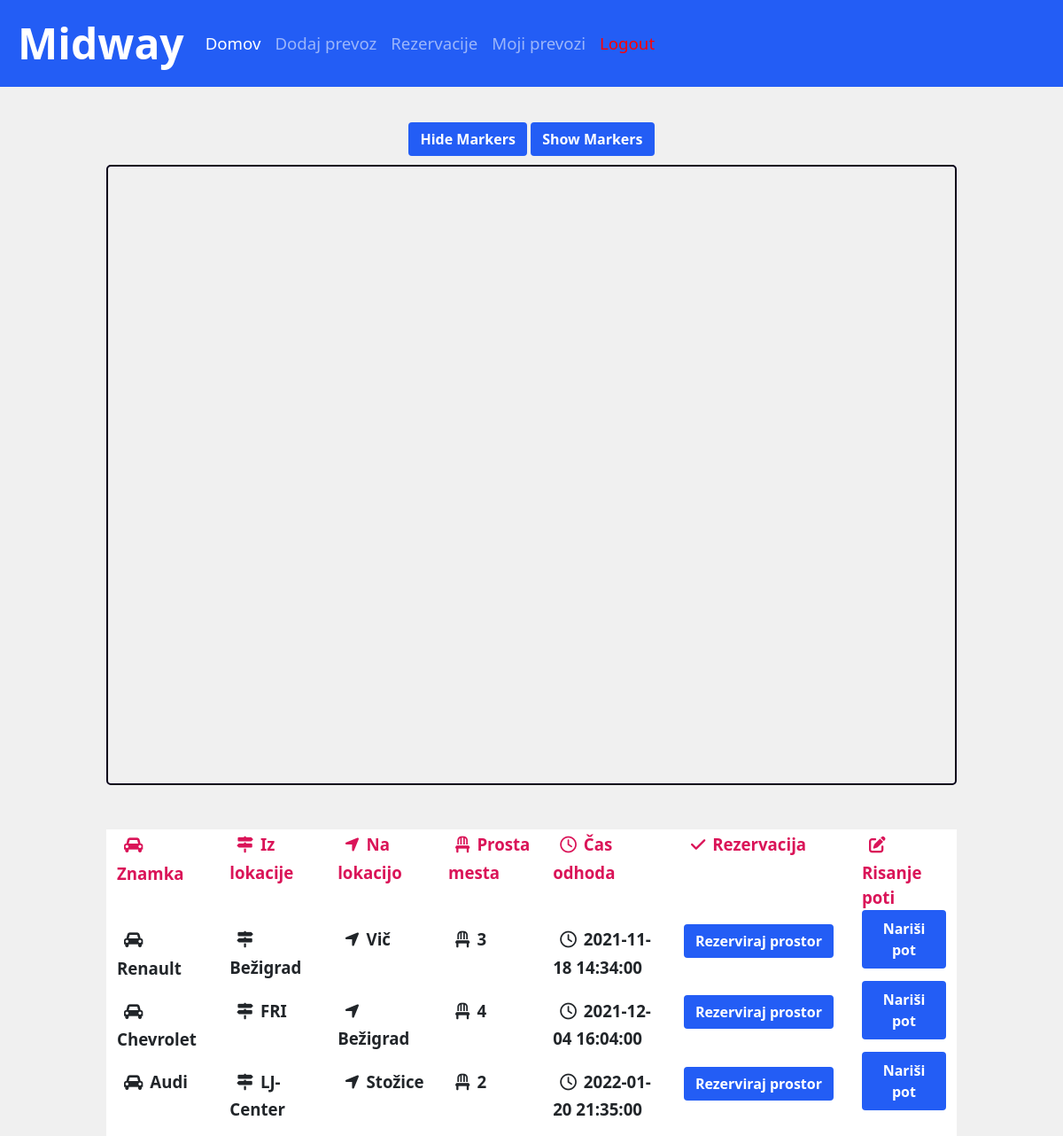
/index.php (signed in), run on an earlier commit of the app's database.
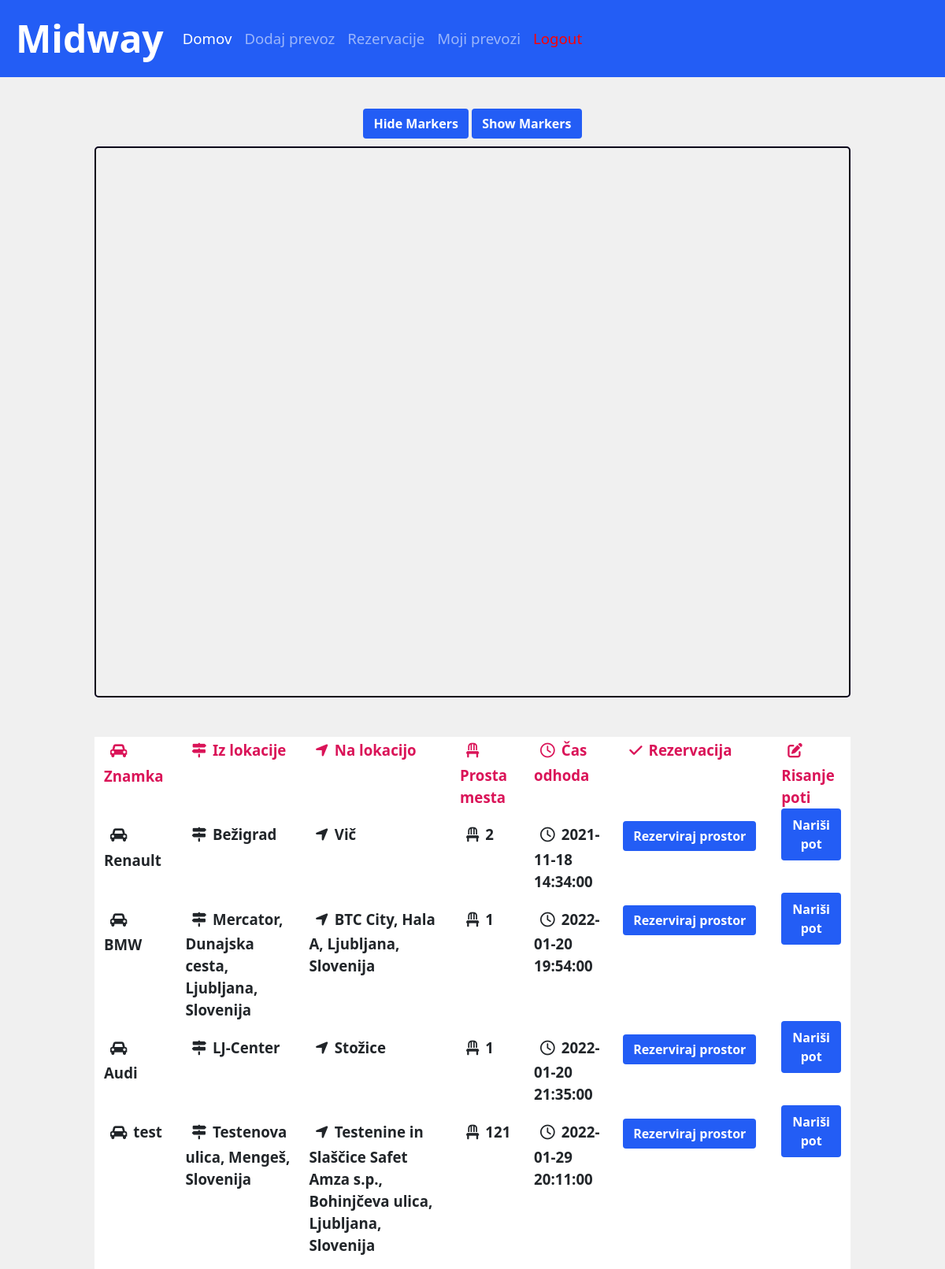
And on a later commit of the database.
### tables this page shows
CREATE TABLE `prevozi` (
  `idprevozi` int(11) NOT NULL,
  `znamka` varchar(100) NOT NULL,
  `barva` varchar(100) NOT NULL,
  `iz` varchar(100) DEFAULT NULL,
  `v` varchar(100) DEFAULT NULL,
  `prostor` int(11) DEFAULT NULL,
  `cas` datetime DEFAULT NULL,
  `uporabnik_uporabnikid` int(11) NOT NULL
);

### index.php (the view, shortened to what this page needs)
<!DOCTYPE html>
<html>
  	<head>
		<link href="https://cdn.jsdelivr.net/npm/bootstrap@5.1.3/dist/css/bootstrap.min.css" rel="stylesheet">
		<link rel="stylesheet" type="text/css" href="./style.css" />
		<link rel="stylesheet" href="https://cdnjs.cloudflare.com/ajax/libs/font-awesome/4.7.0/css/font-awesome.min.css">
  	</head>
  	<body>
  	<nav class="navbar navbar-expand-lg navbar-dark bg-dark">
		<a class="navbar-brand">Midway</a>
		<div class="collapse navbar-collapse" id="navbarNavAltMarkup">
			<div class="navbar-nav">
			<a class="nav-item nav-link active" href="index.php">Domov</a>
			<a class="nav-item nav-link" href="prevoz.php">Dodaj prevoz</a>
			<a class="nav-item nav-link" href="rezervacije.php">Rezervacije</a>
			<a class="nav-item nav-link" href="mojiprevozi.php">Moji prevozi</a>
			<a class="nav-item nav-link" href="index.php?logout='1'" style="color:red">Logout</a>
			</div>
		</div>
	</nav>
	<div id="floating-panel" class="col-4">
      <input id="hide-markers" class="btn" type="button" value="Hide Markers" />
	  <input id="show-markers" class="btn" type="button" value="Show Markers" />
    </div>
	<div id="map"></div>
	<div class="okoliTabele" style="overflow-x: auto;">
  		<div class="table">
	  		<?php
				$servername = "localhost";
				$username = "root";
				$password = "";
				try {
				$conn = new PDO("mysql:host=$servername;dbname=mydb", $username, $password);
				$conn->setAttribute(PDO::ATTR_ERRMODE, PDO::ERRMODE_EXCEPTION);
				$sql = "SELECT idprevozi, znamka, iz, v, prostor, cas, uporabnik_uporabnikid FROM prevozi WHERE prostor>0";
				$stmt = $conn->prepare($sql);
				$stmt->execute();
				echo "<div class='row'>
						<div class='cell intr'><i class='fa fa-car'></i>Znamka</div>
						<div class='cell intr'><i class='fas fa-map-signs'></i>Iz lokacije</div>
						<div class='cell intr'><i class='fas fa-location-arrow'></i>Na lokacijo</div>
						<div class='cell intr'><i class='fas fa-chair'></i>Prosta mesta</div>
						<div class='cell intr'><i class='fa fa-clock-o'></i>Čas odhoda</div>
						<div class='cell intr'><i class='fas fa-check'></i>Rezervacija</div>
						<div class='cell intr'><i class='fas fa-edit'></i>Risanje poti</div>
					  </div>";
				$result = $stmt->fetchAll();
				usort($result, 'date_compare');
				foreach($result as $k=>$v) {
					echo "<div class='row'>";
					$vv = implode(";",$v);
					$vv = explode(";",$vv);
					$idbrisanje=$vv[0];
					$znamka=$vv[1];
					$iz=$vv[2];
					$kam=$vv[3];
					$prostor=$vv[4];
					$cas=$vv[5];
					$pot = "<div class='cell'><i class='fa fa-car'></i>".$znamka."</div><div class='cell'><i class='fas fa-map-signs'></i>".$iz."</div><div class='cell'><i class='fas fa-location-arrow'></i>".$kam."</div><div class='cell'><i class='fas fa-chair'></i>".$prostor."</div><div class='cell'><i class='fa fa-clock-o'></i>".$cas."</div>";
					$pot = $pot.'<div class="cell"><form method="post">
							<input type="hidden" name="idbrisanje" value="'.$idbrisanje.'"></input>
							<input type="hidden" name="prostorbrisanje" value="'.$prostor.'"></input>
							<input class="btn" type="submit" value="Rezerviraj prostor"></input>
							</form></div>';
					$pot = $pot.'<div class="cell">
								<button type="button" class="btn" id="risi" onclick="narisi(\''.$iz.'\',\''.$kam.'\')">Nariši pot</button>
							</div></div>';
					echo $pot;
				}
				} catch(PDOException $e) {
				echo "Connection failed: " . $e->getMessage();
				}
	  		?>
		</div>
	</div>
  	</body>
</html>

### style.css (style rules this page uses)
html,body { height: 100%; margin: 0; padding: 0; background-color: #f0f0f0; }
#floating-panel { text-align: center; margin-left: auto; margin-right: auto; margin-top: 40px; }
#map { border: 2px solid #07011A; border-radius: 5px; height: 700px; width: 80%; margin-top: 10px; margin-left: auto; margin-right:auto; margin-bottom: 50px; }
.nav-item { font-size: 14pt; }
.btn { color: white; font-weight: bold; background-color: #235DF5; }
form { padding-left: 0!important; }
.okoliTabele { width: 80%; margin-top: 50px; margin-left: auto; margin-right: auto; background-color: white; }
.navbar { padding-left: 20px; }
.bg-dark { background-color: #235DF5!important; }
.navbar-brand { font-weight: bolder; font-size: 36pt; }
#risi { background-color: #235DF5; margin-bottom: 5px; }
.intr { font-weight: bold; color: #DA1458; }
.cell { font-weight: bold; font-size: 14pt; }
[class*="col-"] { width: 100%; }
@media only screen and (min-width: 1150px) { .col-4 { width: 33.33%; } }
@media only screen and (min-width: 1150px) { .table { display:table!important; } }
@media only screen and (min-width: 1150px) { .row { display:table-row!important; } }
@media only screen and (min-width: 1150px) { .cell { display:table-cell!important; } }
@media only screen and (min-width: 1150px) { .row>* { width: auto; } }

What changed in the data, as far as the page shows it:
removed prevozi: znamka "Chevrolet", iz "FRI", v "Bežigrad", prostor "4", cas "2021-12-04 16:04:00"
changed prevozi "Renault": prostor "3" → "2"
added prevozi: znamka "BMW", iz "Mercator, Dunajska cesta, Ljubljana, Slovenija", v "BTC City, Hala A, Ljubljana, Slovenija", prostor "1", cas "2022-01-20 19:54:00"
changed prevozi "Audi": prostor "2" → "1"
added prevozi: znamka "test", iz "Testenova ulica, Mengeš, Slovenija", v "Testenine in Slaščice Safet Amza s.p., Bohinjčeva ulica, Ljubljana, Slovenija", prostor "121", cas "2022-01-29 20:11:00"
